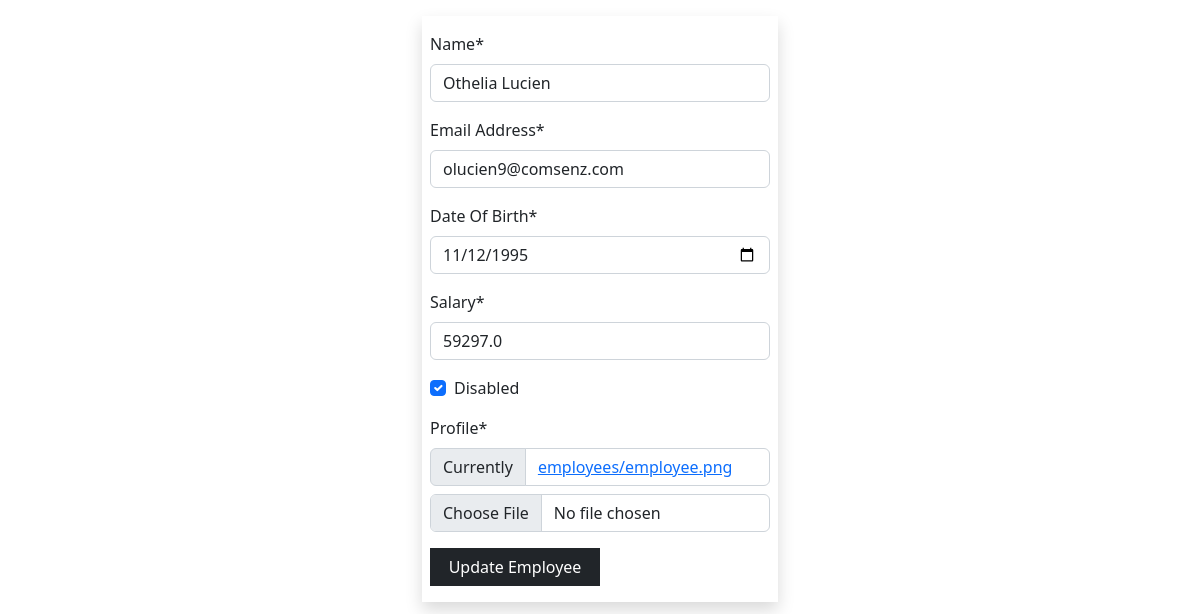
/employees/update/10 (signed in), run on the app's committed database.
### main_app/models.py (models this page shows)
class Employee(models.Model):
    name = models.CharField(max_length=40)
    email = models.EmailField(unique=True)
    dob = models.DateField(null=True)
    salary = models.DecimalField(max_digits=6, decimal_places=1)#67000.58
    disabled = models.BooleanField(default= False)
    profile = models.ImageField(upload_to=unique_img_name, null=True ,default = 'employees/employee.png' )
    created_at = models.DateTimeField(auto_now_add=True, null=True)#once during creation
    updated_at = models.DateTimeField(auto_now=True, null=True)#every time an update happens

### main_app/views.py (the view)
# urls.py: path('employees/update/<int:emp_id>', views.employee_update, name = "update"),
@login_required
@permission_required('main_app.change_employee')
def employee_update(request, emp_id):
    employee = get_object_or_404(Employee, pk=emp_id)  # SELECT *FROM employees WHERE id = 1
    if request.method == "POST":
        form = Employee_form(request.POST, request.FILES, instance=employee)
        if form.is_valid():
            form.save()
            messages.success(request, "updated successfully")
            return redirect('details', emp_id)
    else:
        form = Employee_form(instance=employee)
    return render(request, 'update.html', {'form': form})

### main_app/app_forms.py
class Employee_form(forms.ModelForm):
    class Meta:
        model = Employee
        fields = "__all__"
        widgets = {
            "dob": forms.DateInput(attrs={"type": "date", "min": "1990-01-01", "max": "2005-12-31"}),
            "salary": forms.NumberInput(attrs={"max": 100000, "min": 10000})
        }
        labels = {
            "dob": "Date Of Birth",
            "email": "Email Address"
        }

### templates/update.html (shortened to what this page needs)
{% extends 'base_template.html' %}
{% load crispy_forms_filters %}
{% block content %}
    <div class="container">
        <div class="row justify-content-center">
            <div class="col-sm-4">
                <form action="{{ request.path }}" method="post" enctype="multipart/form-data" class="shadow py-3  px-2 mt-3">
                    {{ form | crispy }}
                    <button class="btn btn-dark rounded-0 w-50">
                        Update Employee
                    </button>
                </form>
            </div>
        </div>
    </div>
{% endblock %}

### data on the page
Employee: name "Othelia Lucien", email "olucien9@comsenz.com", dob "11/12/1995", salary "59297.0", disabled "☑"
